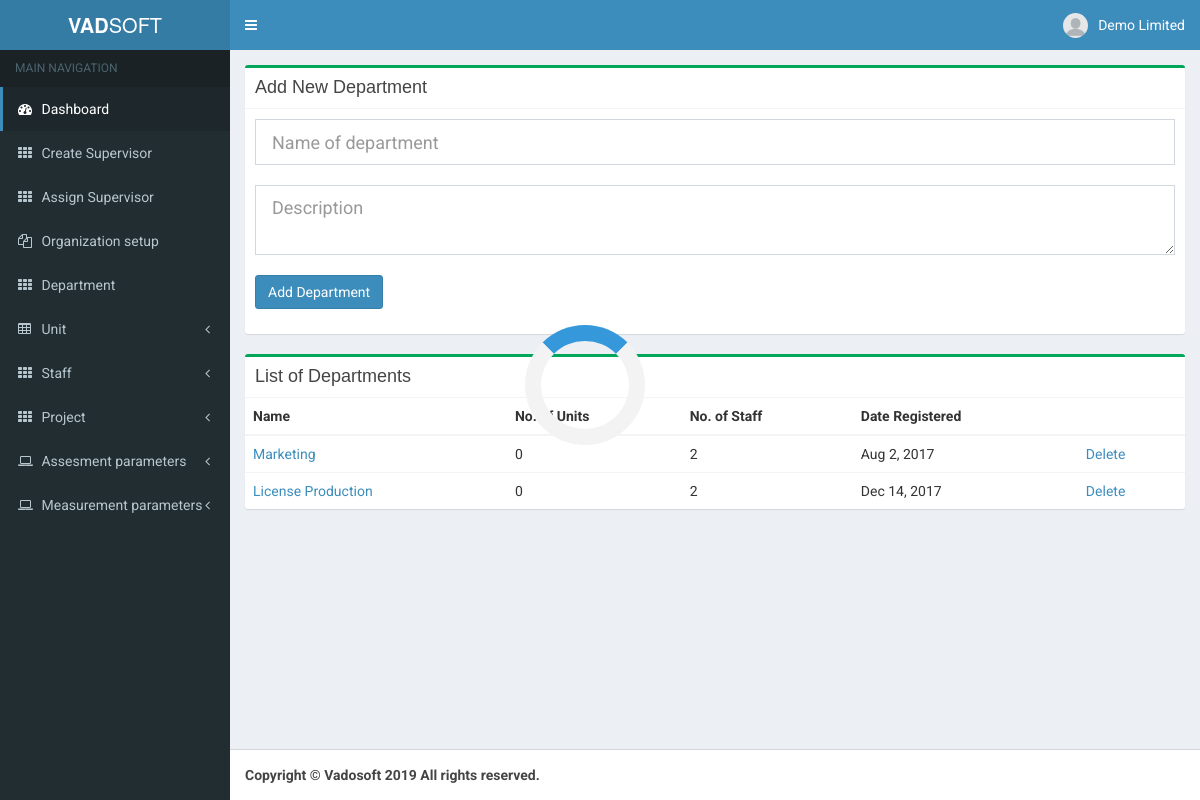
Page /v/department (signed in) on the committed database.
### tables this page shows
CREATE TABLE `department` (
  `dept_id` int(11) NOT NULL,
  `dept_name` varchar(50) NOT NULL,
  `dept_org` int(11) NOT NULL,
  `linkperson` int(11) NOT NULL,
  `dept_discrip` text NOT NULL,
  `registered_at` datetime NOT NULL
);

### v/webapp/functions.php (called while the page is built, shortened)
<?php
function GetOrganizationDeptList($connection,$org)
{
    $sql = "SELECT * FROM department WHERE dept_org = '$org' ";
    $query = $connection ->query($sql) ;
    $num = $query->execute();
    if($num !=0)
    {
        return $query->fetchAll();
    }
    else
    {
        return false;
    }
}
function GetNumStaffDept($connection,$id)
{
    $query = $connection->query("SELECT * FROM staff WHERE sta_dept = '$id' ") ;
    $num = $query->rowCount() ;
    return($num) ;
}
function GetNumUnitDept($connection,$id)
{
    $query = $connection->query("SELECT * FROM unit WHERE uni_dept = '$id' ") ;
    $num = $query->rowCount() ;
    return($num) ;
}

### v/webapp/department.php (shortened to what this page needs)
<?php $get_department = GetOrganizationDeptList($connection,$_SESSION['id']) ?>
<div class="box box-success">
	<div class="box-header with-border">
		<h3 class="box-title">Add New Department</h3>
	</div>
	<div class="box-body">
		<form id="defaultForm" method="post" class="form-horizontal" action="webapp/dept.php">
			<div class="control-group">
			    <div class="controls">
			        <input type="text" class="form-control input-lg" name="name" autocomplete="off" placeholder="Name of department" />
			    </div>
			</div>
			<br>
			<div class="control-group">
		      	<div class="controls">
		            <textarea class="form-control input-lg" name="discrip" id="discrip" placeholder="Description" ></textarea>
		        </div>
		    </div>
		    <br>
		 	<div class="form-group">
		     	<div class="col-sm-6">
		        	<input type="submit" value="Add Department" class="btn btn-primary">
		        </div>
		    </div>
		</form>
	</div>
</div>
<div class="box box-success">
	<div class="box-header with-border">
		<h3 class="box-title">List of Departments</h3>
	</div>
	<div class="box-body" style="padding: 0px;">
		<table id="dept" class="table">
			<thead >
				<tr align="left">
					<th>Name</th>
					<th>No. of Units</th>
					<th>No. of Staff</th>
					<th>Date Registered</th>
					<th></th>
				</tr>
			</thead>
			<tbody>
				<?php
					foreach ($get_department as $row) {
						$name = $row['dept_name'] ;
			            $id = $row['dept_id'];
			            $reg_at = date("M j, Y", strtotime($row['registered_at']));
			            $rand = md5(rand(2333,9899)).md5($name).md5(rand(0000,9999));
			            echo "<tr>
			                   	<td class='description'><a href='departmentprofile?id=$id' class='name'>".ucwords(strtolower($name))."</a></td>
			                    <td>".GetNumUnitDept($connection,$id)."</td>
			                    <td>".GetNumStaffDept($connection,$id)."</td>
			                    <td>$reg_at</td>
			                    <td>
                                    <a class='text-right' href='#delete' data-toggle='modal' data-target='#oc$id'>Delete</a>
			                    </td>
			            </tr>";
					}
				?>
			</tbody>
		</table>
	</div>
</div>

### rows in the picture
department: dept_name "Marketing", id "0", id "2", registered_at "Aug 2, 2017"
department: dept_name "License Production", id "0", id "2", registered_at "Dec 14, 2017"

### other values in the picture
$_SESSION['name'] "Demo Limited"
